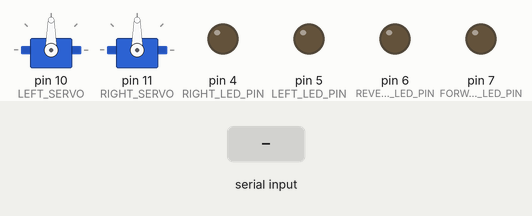
Simulated run of this sketch. Board: Arduino Uno, built with avr-gcc and run on an emulated ATmega328P. Shown: 2 × servo, output pins drawn as LEDs (lit = HIGH). The test bench sets the inputs (shaded band).

Above: at 1.2 s.
1.3 s: byte 10 (10) received over Serial
At 2.5 s:
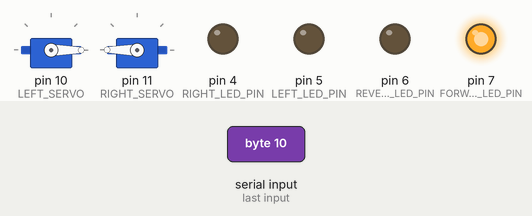
2.8 s: byte 20 (20) received over Serial
At 3.9 s:
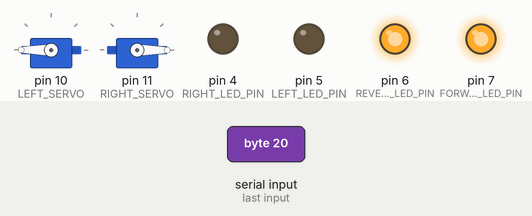
4.3 s: byte 15 (15) received over Serial
At 5.0 s:
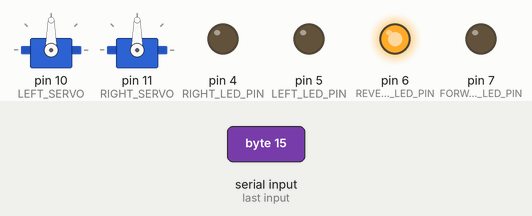
5.8 s: byte 30 (30) received over Serial
At 6.1 s:
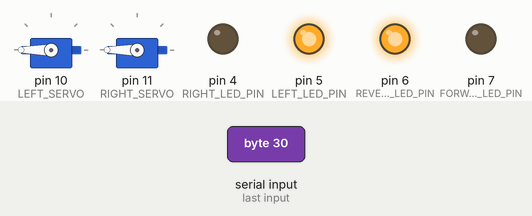
7.3 s: byte 25 (25) received over Serial
At 8.5 s:
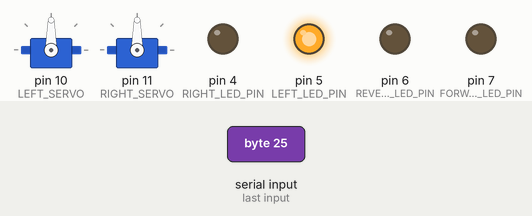
8.8 s: byte 40 (40) received over Serial
At 9.6 s:
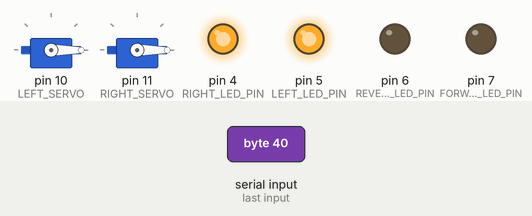
Timing chart, 0 to 11.3 s (numbered marks = the images above; inputs shaded):
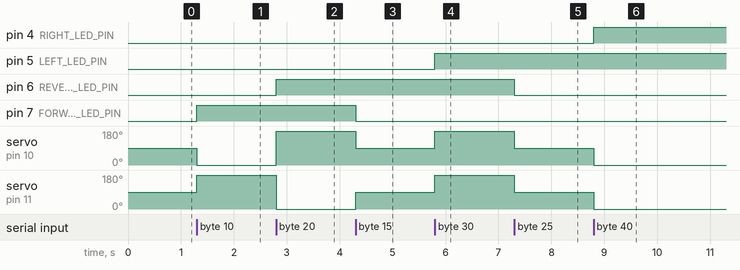

The sketch:

Android_iOS_Control.ino
```cpp
#include <Servo.h>

// ***********************
// Pin Declarations
// ***********************
// LED Display Pins
#define FORWARD_LED_PIN 7
#define REVERSE_LED_PIN 6
#define LEFT_LED_PIN 5
#define RIGHT_LED_PIN 4
// Servo Control Pins
#define LEFT_SERVO 10
#define RIGHT_SERVO 11

// ****************************
// Variables
// ****************************
// Servo Objects
Servo leftServo;
Servo rightServo;
// Servo speeds, 90 = Still
int leftSpeed = 90;
int rightSpeed = 90;

// ****************************
// Program Initialization
// ****************************
void setup() {
  // Sets serial baud rate to 115200
  Serial.begin(115200);
  // Setting Pin Input/Output Mode
  pinMode(FORWARD_LED_PIN, OUTPUT);
  pinMode(REVERSE_LED_PIN, OUTPUT);
  pinMode(LEFT_LED_PIN, OUTPUT);
  pinMode(RIGHT_LED_PIN, OUTPUT);
  // Attach Servo Objects to Pins
  leftServo.attach(LEFT_SERVO);
  rightServo.attach(RIGHT_SERVO);
}

// ****************************
// Program Execution Loop
// ****************************
void loop() {

  // Receive Bluetooth Commands
  // ****************************
  // Sets LED indicators & Servo Action Flags
  // If buffered Bluetooth data exists, read it
  if(Serial.available()){
    byte input = Serial.read();
    switch (input){
    case 10: //Forward Start Received
      digitalWrite(FORWARD_LED_PIN, HIGH);
      forwardStart();
      break;
    case 15: //Forward Stop Received
      digitalWrite(FORWARD_LED_PIN, LOW);
      stopServos();
      break;
    case 20: //Reverse Start
      digitalWrite(REVERSE_LED_PIN, HIGH);
      reverseStart();
      break;
    case 25: //Reverse Stop
      digitalWrite(REVERSE_LED_PIN, LOW);
      stopServos();
      break;
    case 30: //Left Start
      digitalWrite(LEFT_LED_PIN, HIGH);
      leftStart();
      break;
    case 35: //Left Stop
      digitalWrite(LEFT_LED_PIN, LOW);
      stopServos();
      break;
    case 40: //Right Start
      digitalWrite(RIGHT_LED_PIN, HIGH);
      rightStart();
      break;
    case 45: //Right Stop
      digitalWrite(RIGHT_LED_PIN, LOW);
      stopServos();
      break;
    }
  }
}

// ****************************
// Servo Functions
// ****************************
void forwardStart()
{
  leftSpeed = 0;
  rightSpeed = 180;
  leftServo.write(leftSpeed);
  rightServo.write(rightSpeed);
  delay(8);
}
void reverseStart()
{
  leftSpeed = 180;
  rightSpeed = 0;
  leftServo.write(leftSpeed);
  rightServo.write(rightSpeed);
}
void leftStart()
{
  leftSpeed = 180;
  rightSpeed = 180;
  leftServo.write(leftSpeed);
  rightServo.write(rightSpeed);
}
void rightStart()
{
  leftSpeed = 0;
  rightSpeed = 0;
  leftServo.write(leftSpeed);
  rightServo.write(rightSpeed);
}
void stopServos()
{
  leftSpeed = 90;
  rightSpeed = 90;
  leftServo.write(leftSpeed);
  rightServo.write(rightSpeed);
}
```

Measured:
- after the input at 1.3 s, pin 7 (FORWARD_LED_PIN): LOW → HIGH at once; servo on pin 10 (LEFT_SERVO): 90° → 0° at once; servo on pin 11 (RIGHT_SERVO): 90° → 180° at once
- after the input at 2.8 s, pin 6 (REVERSE_LED_PIN): LOW → HIGH at once; servo on pin 10 (LEFT_SERVO): 0° → 180° at once; servo on pin 11 (RIGHT_SERVO): 180° → 0° at once
- after the input at 4.3 s, pin 7 (FORWARD_LED_PIN): HIGH → LOW at once; servo on pin 10 (LEFT_SERVO): 180° → 90° at once; servo on pin 11 (RIGHT_SERVO): 0° → 90° at once
- after the input at 5.8 s, pin 5 (LEFT_LED_PIN): LOW → HIGH at once; servo on pin 10 (LEFT_SERVO), servo on pin 11 (RIGHT_SERVO): 90° → 180° at once
- after the input at 7.3 s, pin 6 (REVERSE_LED_PIN): HIGH → LOW at once; servo on pin 10 (LEFT_SERVO), servo on pin 11 (RIGHT_SERVO): 180° → 90° at once
- after the input at 8.8 s, pin 4 (RIGHT_LED_PIN): LOW → HIGH at once; servo on pin 10 (LEFT_SERVO), servo on pin 11 (RIGHT_SERVO): 90° → 0° at once
